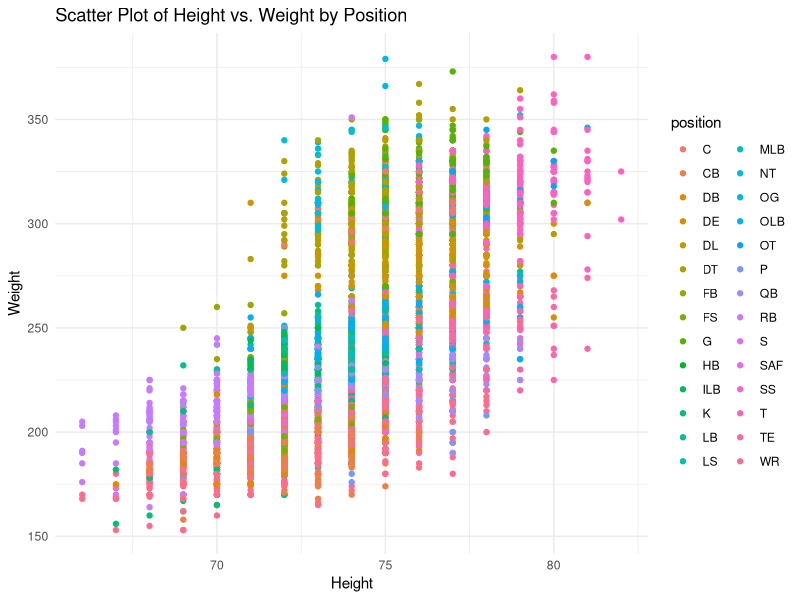

The R script that drew this image:

NFL_data <- read.csv("nfl_players_clean.csv")
summary(NFL_data)
library(ggplot2)
scatterplot<-ggplot(NFL_data, aes(x = height, y = weight, color = position)) +
  geom_point() + labs(x = "Height", y = "Weight") + ggtitle("Scatter Plot of Height vs. Weight by Position") +
  theme_minimal()
print(scatterplot)
